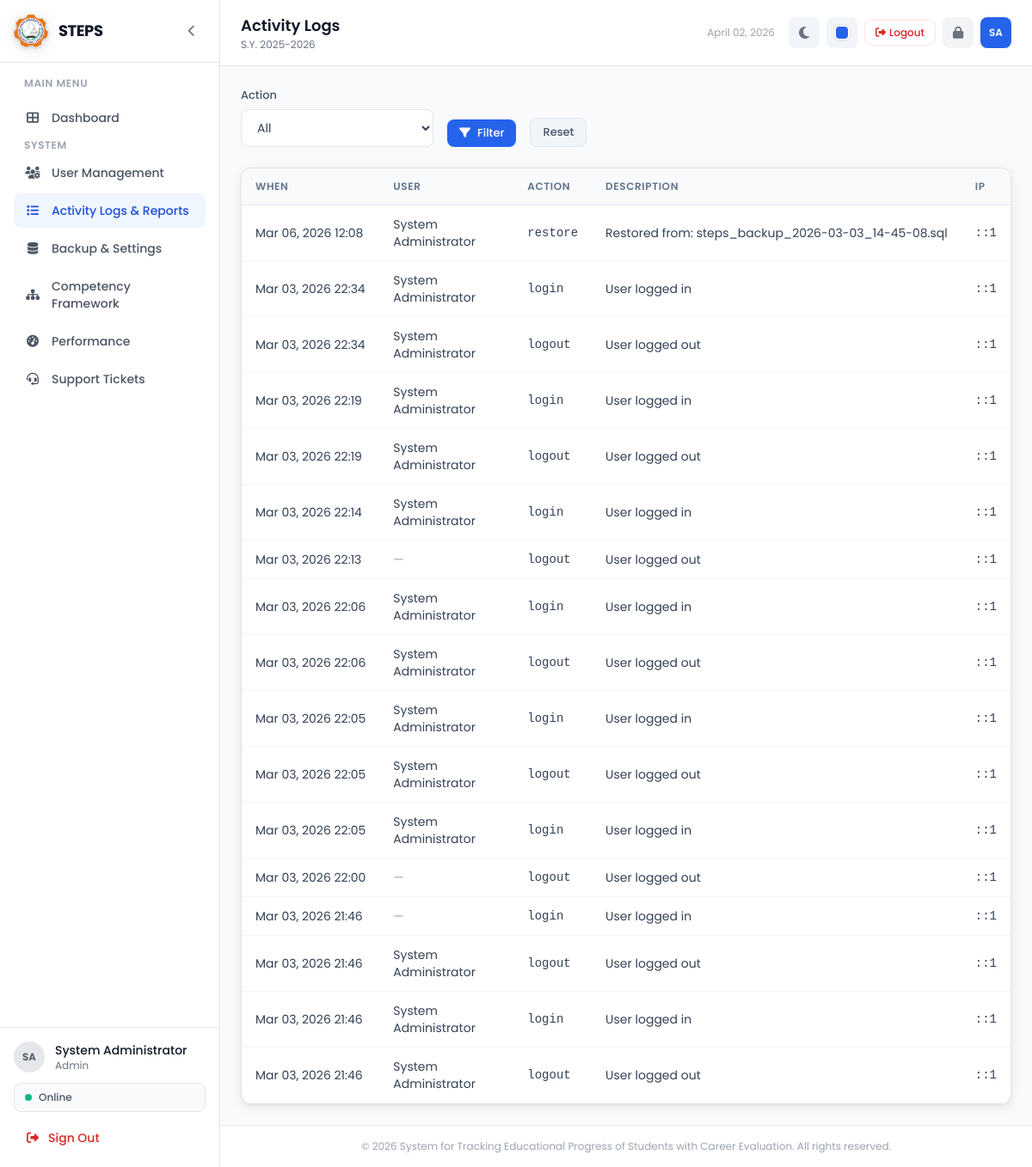
The page /admin/activity_logs.php (signed in) on the database its author committed.
### tables this page shows
CREATE TABLE IF NOT EXISTS activity_logs (
    id INT AUTO_INCREMENT PRIMARY KEY,
    user_id INT,
    action VARCHAR(100) NOT NULL,
    description TEXT,
    ip_address VARCHAR(45),
    created_at TIMESTAMP DEFAULT CURRENT_TIMESTAMP,
    FOREIGN KEY (user_id) REFERENCES users(id) ON DELETE SET NULL,
    INDEX idx_activity_created (created_at),
    INDEX idx_activity_action (action)
);

CREATE TABLE IF NOT EXISTS users (
    id INT AUTO_INCREMENT PRIMARY KEY,
    username VARCHAR(50) NOT NULL UNIQUE,
    password VARCHAR(255) NOT NULL,
    full_name VARCHAR(100) NOT NULL,
    email VARCHAR(100),
    role ENUM('admin', 'teacher', 'guidance') NOT NULL DEFAULT 'teacher',
    status ENUM('active', 'inactive') NOT NULL DEFAULT 'active',
    created_at TIMESTAMP DEFAULT CURRENT_TIMESTAMP,
    updated_at TIMESTAMP DEFAULT CURRENT_TIMESTAMP ON UPDATE CURRENT_TIMESTAMP
);

### config/constants.php (called while the page is built, shortened)
<?php
function sanitize($data) {
    return htmlspecialchars(strip_tags(trim($data)), ENT_QUOTES, 'UTF-8');
}

### admin/activity_logs.php (the view, shortened to what this page needs)
<?php
require_once __DIR__ . '/../includes/header.php';
$page = max(1, (int)($_GET['page'] ?? 1));
$perPage = 50;
$offset = ($page - 1) * $perPage;
$where = '1=1';
$params = [];
$sql = "SELECT al.*, u.full_name, u.username
        FROM activity_logs al
        LEFT JOIN users u ON al.user_id = u.id
        WHERE $where
        ORDER BY al.created_at DESC
        LIMIT $perPage OFFSET $offset";
$stmt = $pdo->prepare($sql);
$stmt->execute($params);
$rows = $stmt->fetchAll();
require_once __DIR__ . '/../includes/sidebar.php';
?>
<form method="get" class="mb-6 flex flex-wrap items-end gap-4">
    <div>
        <label class="form-label">Action</label>
        <select name="action" class="form-select w-56">
            <option value="">All</option>
        </select>
    </div>
    <button type="submit" class="btn btn-primary btn-sm"><i class="fas fa-filter"></i> Filter</button>
    <a href="<?= BASE_URL ?>admin/activity_logs.php" class="btn btn-secondary btn-sm">Reset</a>
</form>
<div class="bg-white border border-gray-200 rounded-xl overflow-hidden">
    <div class="overflow-x-auto">
        <table class="steps-table">
            <thead>
                <tr>
                    <th>When</th>
                    <th>User</th>
                    <th>Action</th>
                    <th>Description</th>
                    <th>IP</th>
                </tr>
            </thead>
            <tbody>
                <?php foreach ($rows as $r): ?>
                    <tr>
                        <td class="text-sm whitespace-nowrap"><?= date('M d, Y H:i', strtotime($r['created_at'])) ?></td>
                        <td class="text-sm"><?= $r['full_name'] ? sanitize($r['full_name']) : '<span class="text-gray-400">—</span>' ?></td>
                        <td class="font-mono text-xs"><?= sanitize($r['action']) ?></td>
                        <td class="text-sm max-w-md truncate" title="<?= sanitize($r['description'] ?? '') ?>"><?= sanitize($r['description'] ?? '') ?></td>
                        <td class="text-xs font-mono"><?= sanitize($r['ip_address'] ?? '') ?></td>
                    </tr>
                <?php endforeach; ?>
            </tbody>
        </table>
    </div>
</div>
<?php require_once __DIR__ . '/../includes/footer.php'; ?>

### assets/css/style.css (style rules this page uses)
:root, [data-theme="blue"] { --primary-50: #eff6ff; --primary-100: #dbeafe; --primary-200: #bfdbfe; --primary-500: #3b82f6; --primary-600: #2563eb; --primary-700: #1d4ed8; --primary-rgb: 37, 99, 235; --sidebar-accent: #2563eb; }
* { margin: 0; padding: 0; box-sizing: border-box; }
body { font-family: 'Poppins', sans-serif; }
.steps-table { width: 100%; border-collapse: separate; border-spacing: 0; }
.rounded-xl:has(.steps-table) { box-shadow: 0 4px 14px rgba(0, 0, 0, 0.08), 0 1px 3px rgba(0, 0, 0, 0.06); }
.steps-table thead th { background-color: #f8fafc; padding: 12px 16px; text-align: left; font-size: 12px; font-weight: 600; color: #64748b; text-transform: uppercase; letter-spacing: 0.05em; border-bottom: 1px solid #e2e8f0; }
.steps-table tbody td { padding: 12px 16px; font-size: 14px; color: #334155; border-bottom: 1px solid #f1f5f9; }
.form-label { display: block; margin-bottom: 6px; font-size: 13px; font-weight: 500; color: #475569; }
.form-select { width: 100%; padding: 10px 14px; border: 1px solid #e2e8f0; border-radius: 8px; font-family: 'Poppins', sans-serif; font-size: 14px; color: #334155; background: white; cursor: pointer; transition: border-color 0.2s; }
.btn { display: inline-flex; align-items: center; gap: 8px; padding: 10px 20px; border-radius: 8px; font-family: 'Poppins', sans-serif; font-size: 14px; font-weight: 500; cursor: pointer; transition: all 0.2s; border: none; text-decoration: none; }
.btn-primary { background-color: var(--primary-600); color: white; }
.btn-secondary { background-color: #f1f5f9; color: #475569; border: 1px solid #e2e8f0; }
.btn-sm { padding: 6px 14px; font-size: 13px; }

### rows shown on the page
activity_logs: created_at "Mar 06, 2026 12:08", user.full_name "System Administrator", action "restore", description "Restored from: steps_backup_2026-03-03_14-45-08.sql", ip_address "::1"
activity_logs: created_at "Mar 03, 2026 22:34", user.full_name "System Administrator", action "login", description "User logged in", ip_address "::1"
activity_logs: created_at "Mar 03, 2026 22:34", user.full_name "System Administrator", action "logout", description "User logged out", ip_address "::1"
activity_logs: created_at "Mar 03, 2026 22:19", user.full_name "System Administrator", action "login", description "User logged in", ip_address "::1"
activity_logs: created_at "Mar 03, 2026 22:19", user.full_name "System Administrator", action "logout", description "User logged out", ip_address "::1"
activity_logs: created_at "Mar 03, 2026 22:14", user.full_name "System Administrator", action "login", description "User logged in", ip_address "::1"
activity_logs: created_at "Mar 03, 2026 22:13", action "logout", description "User logged out", ip_address "::1"
activity_logs: created_at "Mar 03, 2026 22:06", user.full_name "System Administrator", action "login", description "User logged in", ip_address "::1"
activity_logs: created_at "Mar 03, 2026 22:06", user.full_name "System Administrator", action "logout", description "User logged out", ip_address "::1"
activity_logs: created_at "Mar 03, 2026 22:05", user.full_name "System Administrator", action "login", description "User logged in", ip_address "::1"
activity_logs: created_at "Mar 03, 2026 22:05", user.full_name "System Administrator", action "logout", description "User logged out", ip_address "::1"
activity_logs: created_at "Mar 03, 2026 22:05", user.full_name "System Administrator", action "login", description "User logged in", ip_address "::1"
activity_logs: created_at "Mar 03, 2026 22:00", action "logout", description "User logged out", ip_address "::1"
activity_logs: created_at "Mar 03, 2026 21:46", action "login", description "User logged in", ip_address "::1"
activity_logs: created_at "Mar 03, 2026 21:46", user.full_name "System Administrator", action "logout", description "User logged out", ip_address "::1"
activity_logs: created_at "Mar 03, 2026 21:46", user.full_name "System Administrator", action "login", description "User logged in", ip_address "::1"
activity_logs: created_at "Mar 03, 2026 21:46", user.full_name "System Administrator", action "logout", description "User logged out", ip_address "::1"

### other values the page prints
SITE_NAME "STEPS"
$initials "SA"
$fullName "System Administrator"
$role "Admin"
$pageTitle "Activity Logs"
effectiveSchoolYear() "2025-2026"
SITE_FULL_NAME "System for Tracking Educational Progress of Students with Career Evaluation"
